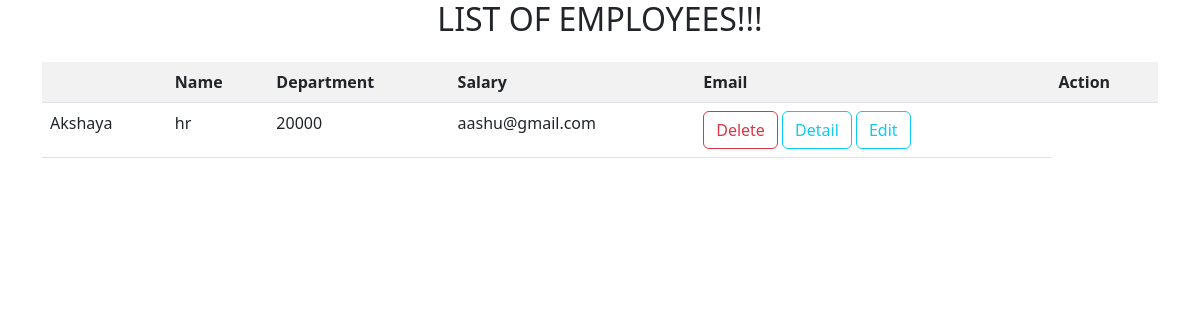
/employees/all/, run on an earlier commit of the app's database.
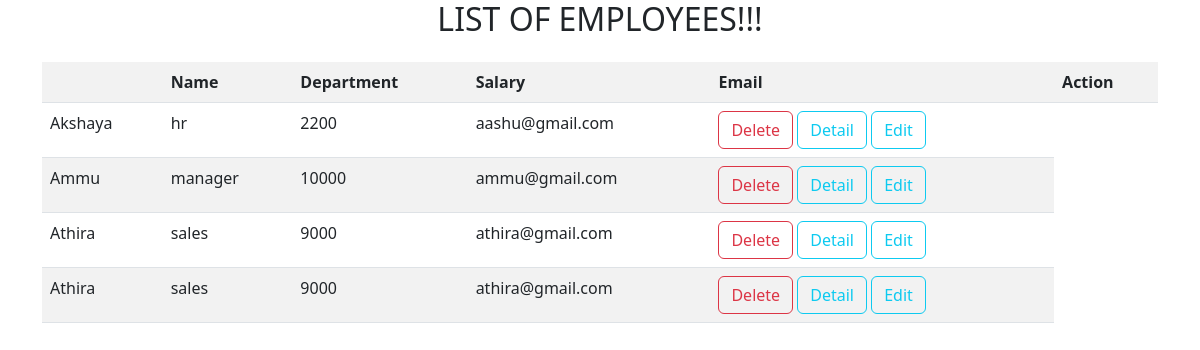
And on a later commit of the database.
### crm/models.py (models this page shows, shortened)
class Employee(models.Model):
    name=models.CharField(max_length=200)
    department=models.CharField(max_length=150)
    options=(
        ("male","male"),
        ("female","female")
    )
    gender=models.CharField(max_length=200,choices=options,default="male")
    salary=models.PositiveIntegerField()
    email=models.EmailField()
    profile_pic=models.ImageField(upload_to="images",null=True,blank=True)
    address=models.CharField(max_length=200)

### crm/views.py (the view)
# urls.py: path("employees/all/",crm_views.EmployeeListView.as_view(),name="emp-list"),
class EmployeeListView(View):
    def get(self,request,*args,**kwargs):
        qs=Employee.objects.all()
        return render(request,"emp-list.html",{"employees":qs})

### crm/templates/emp-list.html (shortened to what this page needs)
<!DOCTYPE html>
<html lang="en">
<head>
    <link href="https://cdn.jsdelivr.net/npm/bootstrap@5.3.0-alpha1/dist/css/bootstrap.min.css" rel="stylesheet"
>
</head>
<body>
    <div class="container">
        <h2 class="text-center">LIST OF EMPLOYEES!!!</h2>
        <table class="table table-striped mt-4">
            <tr>
                 <th></th>
                <th>Name</th>
                <th>Department</th>
                <th>Salary</th>
                <th>Email</th>
                <th>Action</th>
            </tr>
            {%for emp in employees%}
            <tr>
                <td>{{emp.name}}</td>
                <td>{{emp.department}}</td>
                <td>{{emp.salary}}</td>
                <td>{{emp.email}}</td>
                <td>
                    <a href="{%url 'emp-remove' emp.id%}" class="btn btn-outline-danger">Delete</a>
                    <a href="{%url 'emp-detail' emp.id%}" class="btn btn-outline-info">Detail</a>
                    <a href="{%url 'emp-change' emp.id%}" class="btn btn-outline-info">Edit</a>
                </td>
            </tr>
            {%endfor%}
        </table>
    </div>
</body>
</html>

What changed in the data, as far as the page shows it:
changed Employee "Akshaya": salary "20000" → "2200"
added Employee: name "Ammu", department "manager", salary "10000", email "ammu@gmail.com"
added Employee: name "Athira", department "sales", salary "9000", email "athira@gmail.com"
added Employee: name "Athira", department "sales", salary "9000", email "athira@gmail.com"
